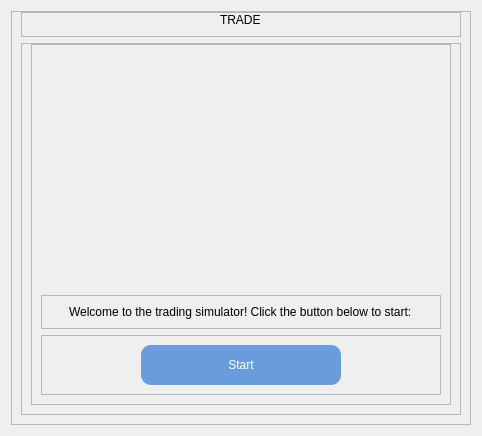
                <widget class="QWidget" name="simulator_start_page">
                 <layout class="QVBoxLayout" name="verticalLayout_25">
                  <item alignment="Qt::AlignTop">
                   <widget class="QFrame" name="frame_128">
                    <property name="frameShape">
                     <enum>QFrame::StyledPanel</enum>
                    </property>
                    <property name="frameShadow">
                     <enum>QFrame::Raised</enum>
                    </property>
                    <layout class="QVBoxLayout" name="verticalLayout_173">
                     <property name="topMargin">
                      <number>0</number>
                     </property>
                     <item>
                      <widget class="QFrame" name="simulator_header">
                       <property name="frameShape">
                        <enum>QFrame::StyledPanel</enum>
                       </property>
                       <property name="frameShadow">
                        <enum>QFrame::Raised</enum>
                       </property>
                       <layout class="QVBoxLayout" name="verticalLayout_42">
                        <property name="topMargin">
                         <number>0</number>
                        </property>
                        <item alignment="Qt::AlignHCenter">
                         <widget class="QLabel" name="simulator_start_page_title_label">
                          <property name="styleSheet">
                           <string notr="true">font: 28pt &quot;MS Shell Dlg 2&quot;;
</string>
                          </property>
                          <property name="text">
                           <string>TRADE</string>
                          </property>
                         </widget>
                        </item>
                       </layout>
                      </widget>
                     </item>
                     <item>
                      <widget class="QFrame" name="simulator_start_page_frame">
                       <property name="frameShape">
                        <enum>QFrame::StyledPanel</enum>
                       </property>
                       <property name="frameShadow">
                        <enum>QFrame::Raised</enum>
                       </property>
                       <layout class="QVBoxLayout" name="verticalLayout_26">
                        <property name="spacing">
                         <number>235</number>
                        </property>
                        <property name="topMargin">
                         <number>0</number>
                        </property>
                        <item>
                         <widget class="QFrame" name="simulator_start_page_content_frame">
                          <property name="frameShape">
                           <enum>QFrame::StyledPanel</enum>
                          </property>
                          <property name="frameShadow">
                           <enum>QFrame::Raised</enum>
                          </property>
                          <layout class="QVBoxLayout" name="verticalLayout_45">
                           <property name="topMargin">
                            <number>250</number>
                           </property>
                           <item>
                            <widget class="QFrame" name="simulator_start_page_title_frame_2">
                             <property name="styleSheet">
                              <string notr="true"/>
                             </property>
                             <property name="frameShape">
                              <enum>QFrame::StyledPanel</enum>
                             </property>
                             <property name="frameShadow">
                              <enum>QFrame::Raised</enum>
                             </property>
                             <layout class="QVBoxLayout" name="verticalLayout_43">
                              <item alignment="Qt::AlignHCenter">
                               <widget class="QLabel" name="simulator_start_page_content_label">
                                <property name="styleSheet">
                                 <string notr="true">font: 11pt &quot;MS Shell Dlg 2&quot;;
</string>
                                </property>
                                <property name="text">
                                 <string>Welcome to the trading simulator! Click the button below to start:</string>
                                </property>
                               </widget>
                              </item>
                             </layout>
                            </widget>
                           </item>
                           <item>
                            <widget class="QFrame" name="learn_start_page_options_frame_2">
                             <property name="minimumSize">
                              <size>
                               <width>400</width>
                               <height>0</height>
                              </size>
                             </property>
                             <property name="maximumSize">
                              <size>
                               <width>25000</width>
                               <height>16777215</height>
                              </size>
                             </property>
                             <property name="styleSheet">
                              <string notr="true">QPushButton{
border:none;
border-radius:10px;
color:rgb(255, 255, 255);
font: 10pt &quot;MS Shell Dlg 2&quot;;
	background-color: rgb(106, 156, 221);
}

QPushButton::hover{
	background-color: rgb(80, 119, 167);
}
QPushButton::pressed{
	background-color: rgb(47, 71, 99);
	border:2px solid rgb(32, 36, 48);
}</string>
                             </property>
                             <property name="frameShape">
                              <enum>QFrame::StyledPanel</enum>
                             </property>
                             <property name="frameShadow">
                              <enum>QFrame::Raised</enum>
                             </property>
                             <layout class="QHBoxLayout" name="horizontalLayout_17">
                              <item>
                               <widget class="QPushButton" name="stock_simulator_start_btn">
                                <property name="minimumSize">
                                 <size>
                                  <width>100</width>
                                  <height>40</height>
                                 </size>
                                </property>
                                <property name="maximumSize">
                                 <size>
                                  <width>200</width>
                                  <height>40</height>
                                 </size>
                                </property>
                                <property name="cursor">
                                 <cursorShape>PointingHandCursor</cursorShape>
                                </property>
                                <property name="styleSheet">
                                 <string notr="true"/>
                                </property>
                                <property name="text">
                                 <string>Start</string>
                                </property>
                                <property name="flat">
                                 <bool>false</bool>
                                </property>
                               </widget>
                              </item>
                             </layout>
                            </widget>
                           </item>
                          </layout>
                         </widget>
                        </item>
                       </layout>
                      </widget>
                     </item>
                    </layout>
                   </widget>
                  </item>
                 </layout>
                </widget>
